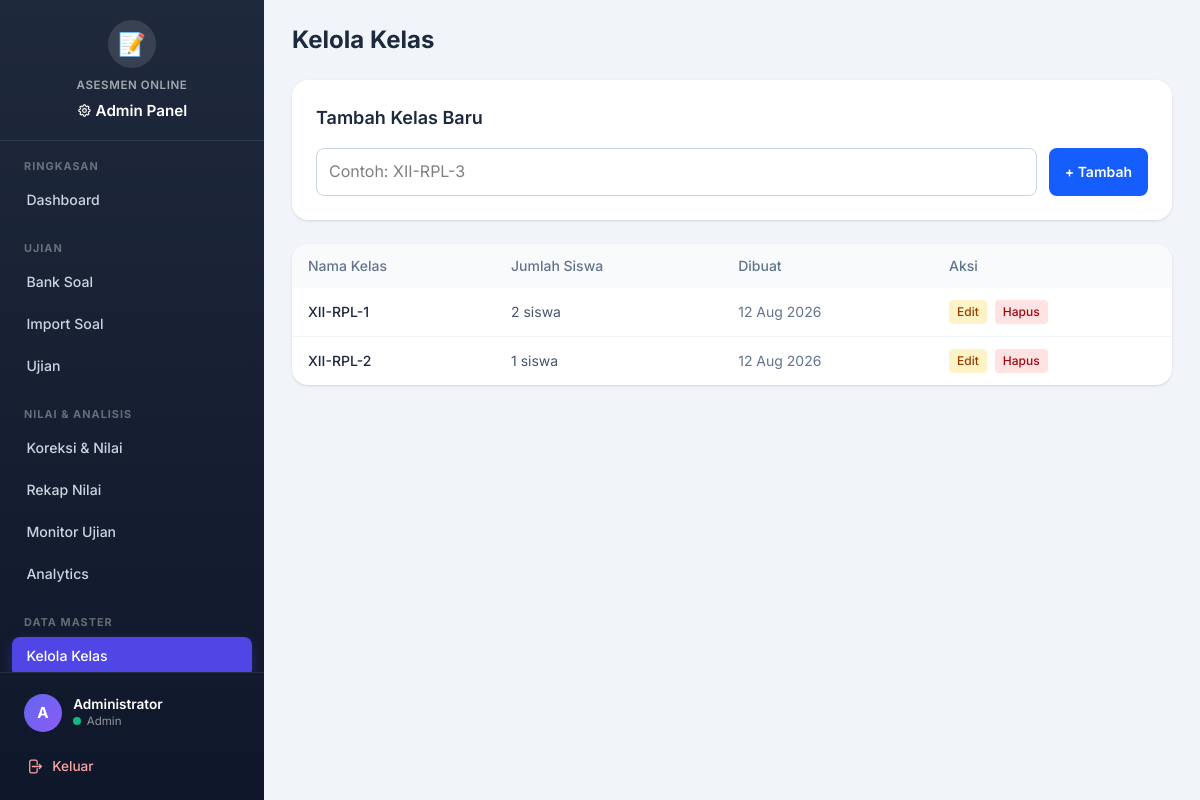
/admin/kelola_kelas.php (signed in), run on the app's committed database.
### tables this page shows
CREATE TABLE IF NOT EXISTS kelas (
  id INT AUTO_INCREMENT PRIMARY KEY,
  nama_kelas VARCHAR(50) NOT NULL UNIQUE,
  created_at TIMESTAMP DEFAULT CURRENT_TIMESTAMP
);

### core/functions.php (called while the page is built, shortened)
<?php
function e($value) {
    return htmlspecialchars((string)$value, ENT_QUOTES, 'UTF-8');
}

### admin/kelola_kelas.php (the view, shortened to what this page needs)
<?php
$conn = db();
$kelas_list = $conn->query("
    SELECT k.*, COUNT(s.id) AS jml_siswa
    FROM kelas k
    LEFT JOIN siswa s ON s.kelas_id = k.id
    GROUP BY k.id
    ORDER BY k.nama_kelas
")->fetch_all(MYSQLI_ASSOC);
require __DIR__ . '/../views/layout_admin_top.php';
?>
<h1 class="mb-6 text-2xl font-bold text-slate-800">Kelola Kelas</h1>
<div class="mb-6 rounded-2xl bg-white p-6 shadow">
  <h2 class="mb-4 text-lg font-semibold text-slate-800">Tambah Kelas Baru</h2>
  <form method="post" class="flex gap-3">
    <input type="text" name="nama_kelas" required placeholder="Contoh: XII-RPL-3"
           class="flex-1 rounded-lg border border-slate-300 px-3 py-2.5 focus:border-blue-500 focus:outline-none focus:ring-2 focus:ring-blue-500/20">
    <button type="submit" class="rounded-lg bg-blue-600 px-4 py-2.5 text-sm font-semibold text-white hover:bg-blue-700">
      + Tambah
    </button>
  </form>
</div>
<div class="overflow-hidden rounded-2xl bg-white shadow">
  <table class="w-full text-left text-sm">
    <thead class="bg-slate-50 text-slate-500">
      <tr>
        <th class="px-4 py-3 font-medium">Nama Kelas</th>
        <th class="px-4 py-3 font-medium">Jumlah Siswa</th>
        <th class="px-4 py-3 font-medium">Dibuat</th>
        <th class="px-4 py-3 font-medium">Aksi</th>
      </tr>
    </thead>
    <tbody class="divide-y divide-slate-100">
      <?php foreach ($kelas_list as $k): ?>
        <tr class="hover:bg-slate-50">
          <td class="px-4 py-3 font-medium text-slate-800"><?= e($k['nama_kelas']) ?></td>
          <td class="px-4 py-3 text-slate-600"><?= (int)$k['jml_siswa'] ?> siswa</td>
          <td class="px-4 py-3 text-slate-500"><?= (new DateTime($k['created_at']))->format('d M Y') ?></td>
          <td class="px-4 py-3">
            <div class="flex gap-2">
              <button onclick="editKelas(<?= $k['id'] ?>, '<?= e($k['nama_kelas']) ?>')" class="rounded bg-amber-100 px-2 py-1 text-xs font-medium text-amber-800 hover:bg-amber-200">Edit</button>
              <form method="post" class="inline" onsubmit="return confirm('Hapus kelas ini?')">
                <button type="submit" class="rounded bg-red-100 px-2 py-1 text-xs font-medium text-red-800 hover:bg-red-200">Hapus</button>
              </form>
            </div>
          </td>
        </tr>
      <?php endforeach; ?>
    </tbody>
  </table>
</div>
<?php require __DIR__ . '/../views/layout_admin_bottom.php'; ?>

### assets/css/theme.css (style rules this page uses)
:root { --primary: #4f46e5; --primary-hover: #4338ca; --primary-light: #eef2ff; --secondary: #64748b; --success: #10b981; --success-light: #d1fae5; --warning: #f59e0b; --warning-light: #fef3c7; --danger: #ef4444; --danger-light: #fee2e2; --info: #3b82f6; --info-light: #dbeafe; --dark: #1e293b; --light: #f8fafc; --border: #e2e8f0; --sidebar-width: 264px; --sidebar-bg: linear-gradient(180deg, #1e293b 0%, #0f172a 100%); --card-shadow: 0 1px 3px rgba(0,0,0,0.06), 0 1px 2px rgba(0,0,0,0.04); --card-hover-shadow: 0 10px 25px rgba(0,0,0,0.10); --radius: 12px; --radius-sm: 8px; --font: 'Inter', system-ui, -apple-system, sans-serif; --transition: 0.2s ease; }
* { font-family: var(--font); }
body { font-size: 16px; line-height: 1.6; }

### data on the page
kelas: nama_kelas "XII-RPL-1", jml_siswa "2", created_at "12 Aug 2026"
kelas: nama_kelas "XII-RPL-2", jml_siswa "1", created_at "12 Aug 2026"

### other printed values
$section['label'] "RINGKASAN"
$item['label'] "Dashboard"
$section['label'] "UJIAN"
$item['label'] "Bank Soal"
$item['label'] "Import Soal"
$item['label'] "Ujian"
$section['label'] "NILAI & ANALISIS"
$item['label'] "Koreksi & Nilai"
$item['label'] "Rekap Nilai"
$item['label'] "Monitor Ujian"
$item['label'] "Analytics"
$section['label'] "DATA MASTER"
$item['label'] "Kelola Kelas"
$admin_avatar "A"
$admin_nama "Administrator"
